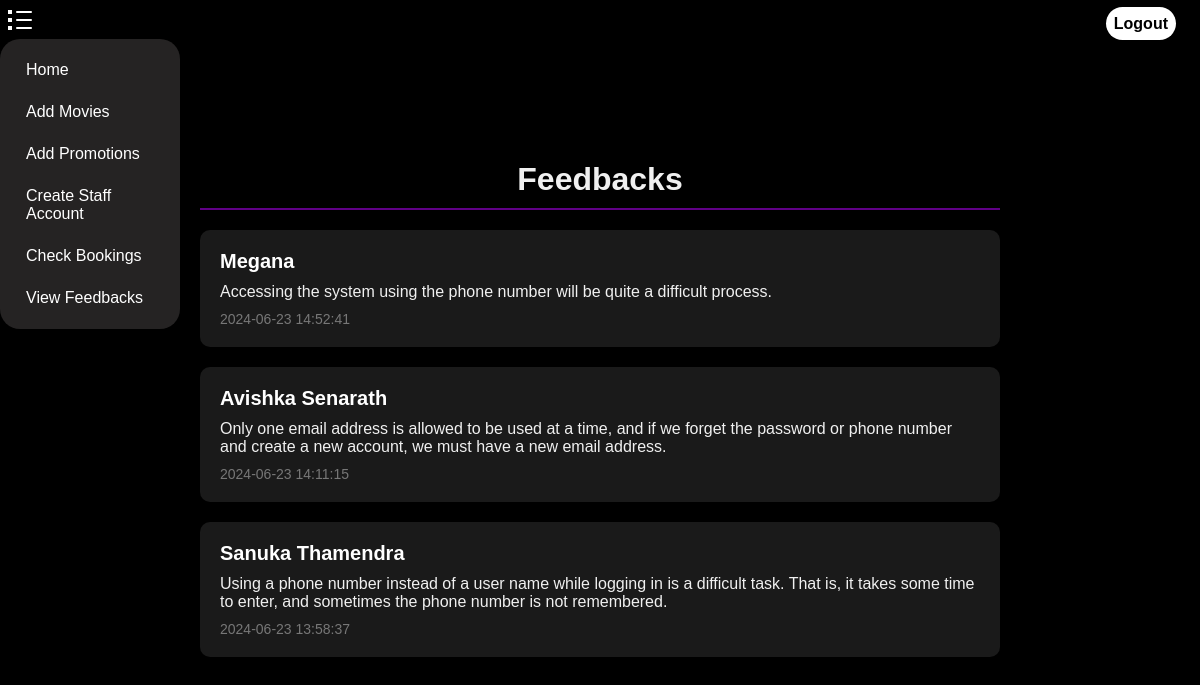
The app's page /savoy/view_feedback.php with its own data.
### tables this page shows
CREATE TABLE IF NOT EXISTS `feedback` (
  `id` int(11) NOT NULL AUTO_INCREMENT,
  `user_id` int(11) NOT NULL,
  `name` varchar(255) NOT NULL,
  `feedback` text NOT NULL,
  `created_at` timestamp NOT NULL DEFAULT current_timestamp(),
  PRIMARY KEY (`id`)
);

### savoy/view_feedback.php (the view, shortened to what this page needs)
<?php
$servername = "localhost";
$username = "root";
$password = "";
$dbname = "savoy_cinema";
$conn = new mysqli($servername, $username, $password, $dbname);
$sql = "SELECT user_id, name, feedback, created_at FROM feedback ORDER BY created_at DESC";
$result = $conn->query($sql);
?>
<!DOCTYPE html>
<html lang="en">
<head>
</head>
<body>
<section>
        <div class="Header">
            <div class="nav-bar">
                <div class="dropdown">
                    <a href="#"><img src="./uploads/icons/list.png" alt="Menu"></a>
                </div>
            </div>
            <div class="logout">
                <a href="./Index.php">Logout</a>
            </div>
        </div>
    </section>
<div class="container">
    <h1>Feedbacks</h1>
    <?php
    if ($result->num_rows > 0) {
        while($row = $result->fetch_assoc()) {
            echo "<div class='feedback-box'>";
            echo "<h2>" . htmlspecialchars($row['name']) . "</h2>";
            echo "<p>" . htmlspecialchars($row['feedback']) . "</p>";
            echo "<p class='date'>" . htmlspecialchars($row['created_at']) . "</p>";
            echo "</div>";
        }
    } else {
        echo "<p>No feedbacks found.</p>";
    }
    ?>
</div>
</body>
</html>

### savoy/view_feedback.php (style rules this page uses)
body { font-family: Arial, sans-serif; background-color: #000000; margin: 0; padding: 0; }
.Header { display: flex; width: 98%; height: 100px; justify-content: space-between; }
.nav-bar { position: relative; display: inline-block; }
.dropdown { position: relative; display: inline-block; }
.dropdown img { cursor: pointer; margin-top: 5px; margin-left: 5px; }
.logout { padding-top: 15px; }
.logout a { background-color: white; text-decoration: none; color: #000; padding: 8px; border-radius: 30px; border: none; font-weight: bolder; cursor: pointer; transition: 0.4s; }
.container { max-width: 800px; margin: 20px auto; padding: 20px; }
h1 { text-align: center; color: #f0f0f0; margin-bottom: 20px; border-bottom: 2px solid #600086; padding-bottom: 10px; }
.feedback-box { background-color: rgba(255, 255, 255, 0.1); padding: 20px; border-radius: 10px; box-shadow: 0 4px 8px rgba(0, 0, 0, 0.2); margin-bottom: 20px; }
.feedback-box h2 { margin: 0; font-size: 20px; color: white; }
.feedback-box p { margin: 10px 0 0; color: #f0f0f0; }
.feedback-box .date { font-size: 14px; color: #777777; }

### records on screen
feedback: name "Megana", feedback "Accessing the system using the phone number will be quite a difficult process.", created_at "2024-06-23 14:52:41"
feedback: name "Avishka Senarath", feedback "Only one email address is allowed to be used at a time, and if we forget the password or phone number and create a new account, we must have a new email address.", created_at "2024-06-23 14:11:15"
feedback: name "Sanuka Thamendra", feedback "Using a phone number instead of a user name while logging in is a difficult task. That is, it takes some time to enter, and sometimes the phone number is not remembered.", created_at "2024-06-23 13:58:37"
